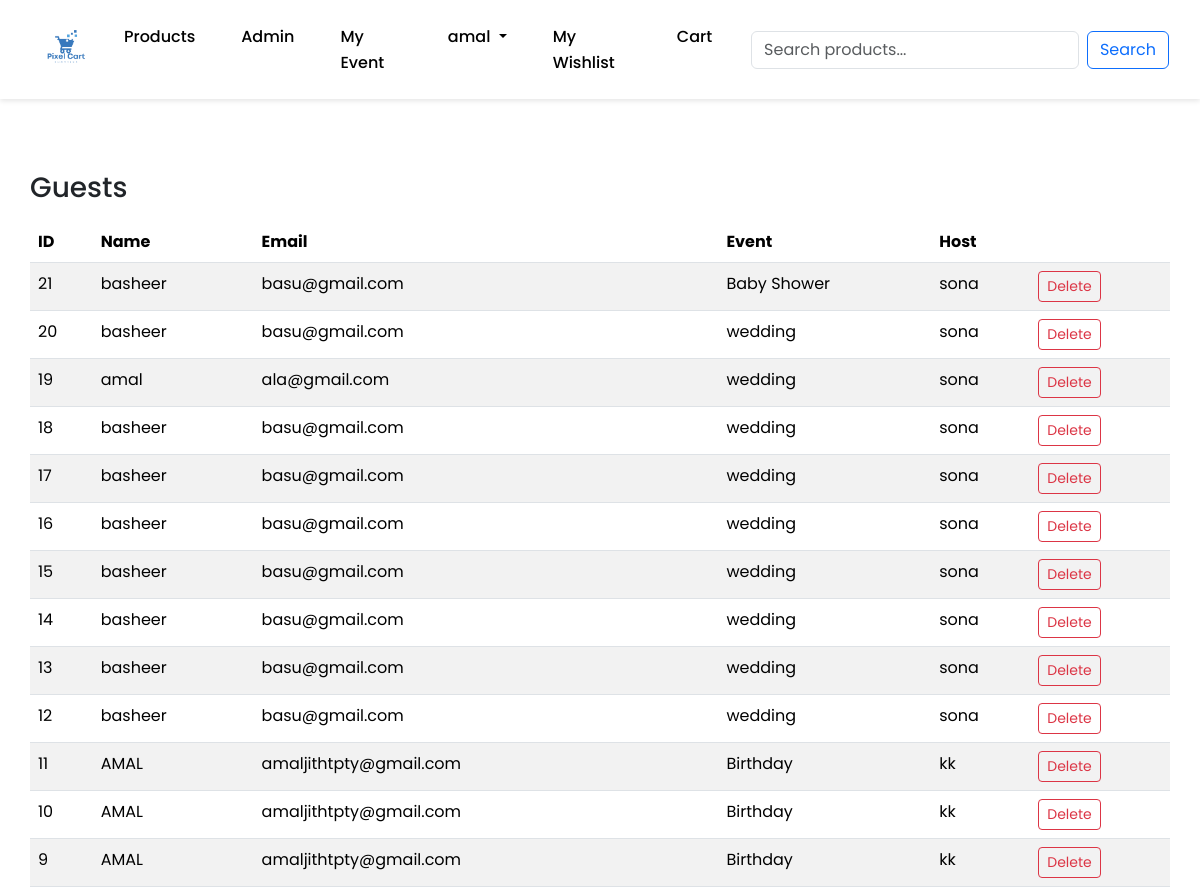
/dashboard/guests/ (signed in, upper part), run on an earlier commit of the app's database.
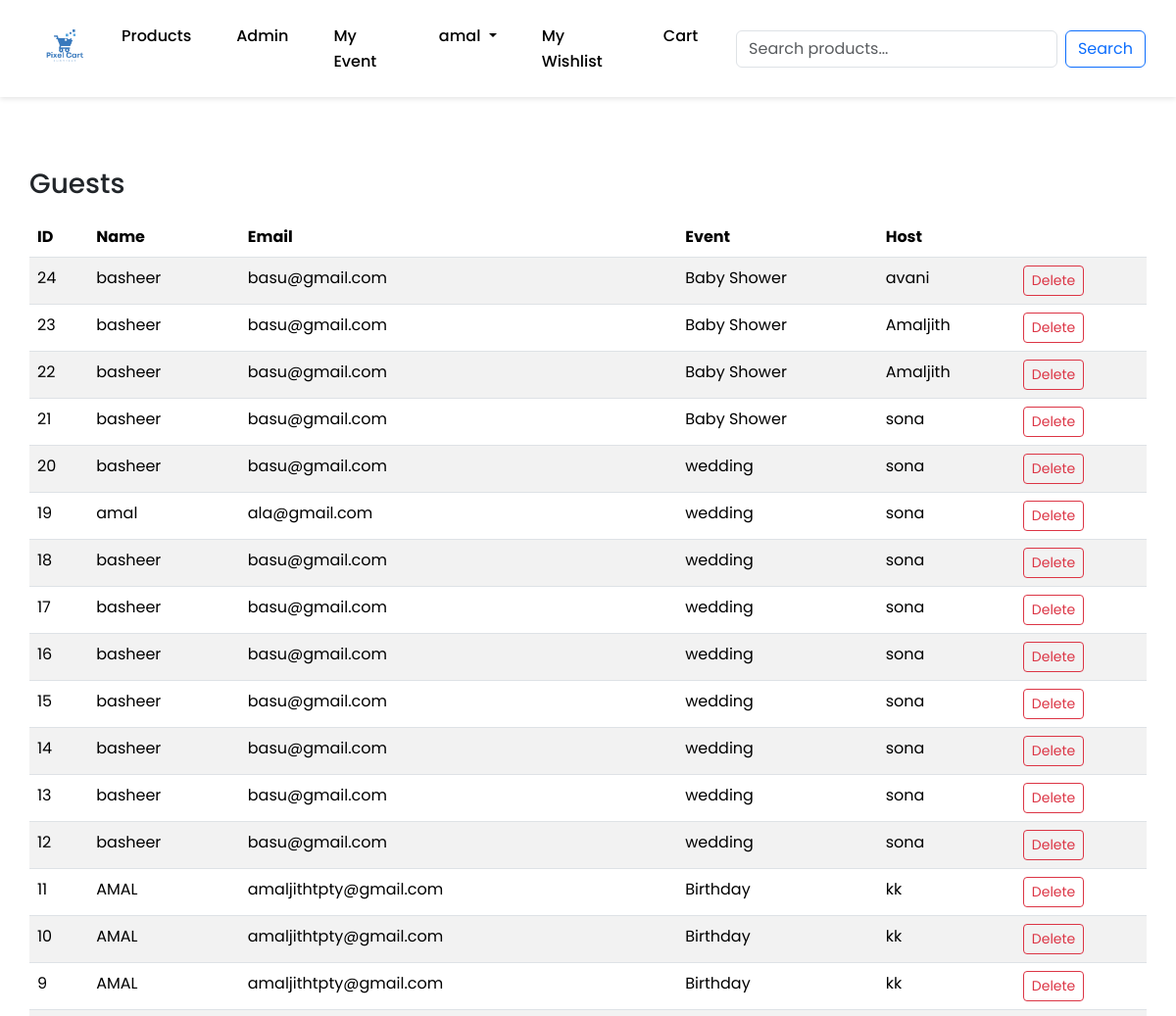
And on a later commit of the database.
### eventmanagement/models.py (models this page shows, shortened)
class Guest(models.Model):
    name = models.CharField(max_length=100)
    email = models.EmailField(blank=True, null=True)
    event = models.ForeignKey(Event, on_delete=models.CASCADE, related_name='guests')
    rsvp_token = models.UUIDField(default=uuid.uuid4, unique=True)

class Event(models.Model):
    name = models.CharField(max_length=100)
    event_date = models.DateTimeField()
    location = models.CharField(max_length=255)
    description = models.TextField()
    user = models.ForeignKey(settings.AUTH_USER_MODEL, on_delete=models.CASCADE)

### user/models.py (models this page shows)
class User(AbstractUser):
    email = models.EmailField(unique=True)

### user/views.py (the view)
# urls.py: path('dashboard/guests/', admin_guests, name='admin_guests'),
@login_required(login_url='login')
def admin_guests(request):
    if not request.user.is_staff:
        messages.error(request, "You do not have permission to access this page.")
        return redirect('home')
    guests = Guest.objects.select_related('event', 'event__user').order_by('-id')
    return render(request, 'admin/guests.html', {'guests': guests})

### eventmanagement/context_processors.py (called while the page is built)
def user_event(request):
    if request.user.is_authenticated:
        event = Event.objects.filter(user=request.user).order_by('-event_date').first()
        return {'current_event': event}
    return {}

### templates/admin/guests.html (shortened to what this page needs)
{% extends 'base.html' %}
{% block main-content %}
<div class="container py-4">
  <h3 class="mb-3">Guests</h3>
  <table class="table table-striped">
    <thead>
      <tr>
        <th>ID</th>
        <th>Name</th>
        <th>Email</th>
        <th>Event</th>
        <th>Host</th>
        <th></th>
      </tr>
    </thead>
    <tbody>
      {% for g in guests %}
      <tr>
        <td>{{ g.id }}</td>
        <td>{{ g.name }}</td>
        <td>{{ g.email }}</td>
        <td>{{ g.event.name }}</td>
        <td>{{ g.event.user }}</td>
        <td>
          <a href="{% url 'admin_guest_delete' g.id %}" class="btn btn-sm btn-outline-danger"
             onclick="return confirm('Delete this guest?');">Delete</a>
        </td>
      </tr>
      {% empty %}
      <tr><td colspan="6" class="text-center">No guests found.</td></tr>
      {% endfor %}
    </tbody>
  </table>
</div>
{% endblock main-content %}

What changed in the data, as far as the page shows it:
added Guest: id "24", name "basheer", email "basu@gmail.com", event.name "Baby Shower", event.user "avani"
added Guest: id "23", name "basheer", email "basu@gmail.com", event.name "Baby Shower", event.user "Amaljith"
added Guest: id "22", name "basheer", email "basu@gmail.com", event.name "Baby Shower", event.user "Amaljith"
